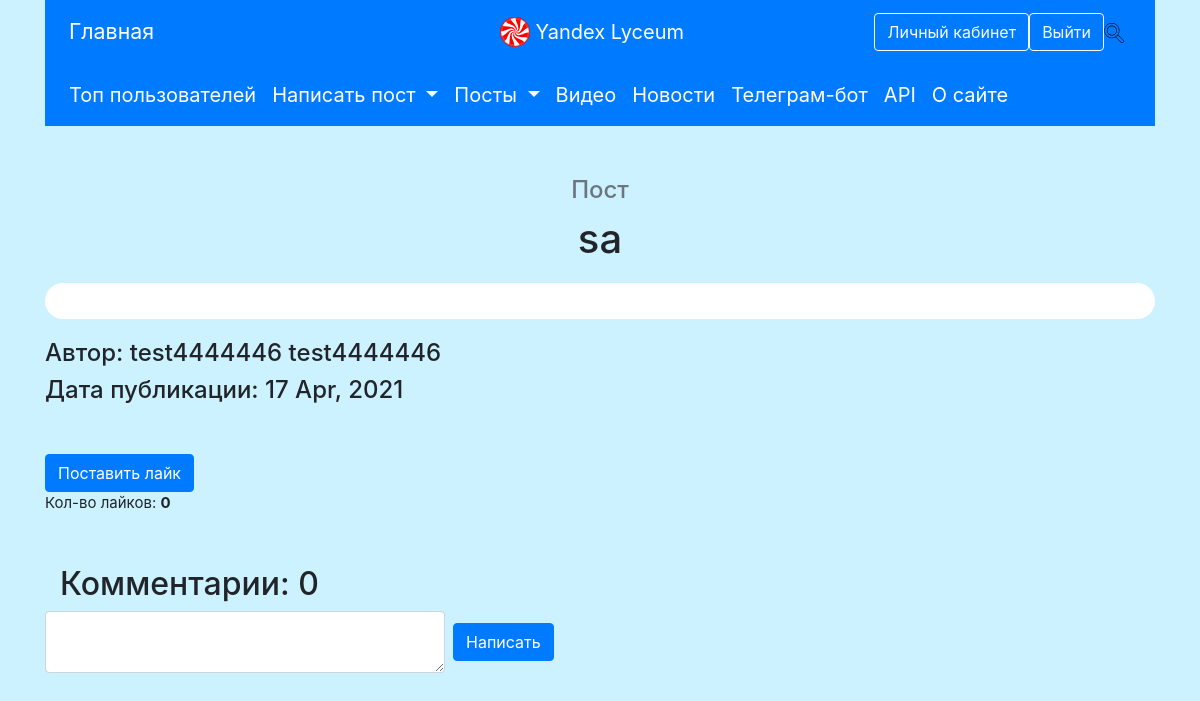
Page /posts/11 (signed in) on the committed database.
### data/posts.py (models this page shows, shortened)
class Post(SqlAlchemyBase, SerializerMixin):
    __tablename__ = 'posts'
    id = sqlalchemy.Column(sqlalchemy.Integer,
                           primary_key=True, autoincrement=True)
    author_id = sqlalchemy.Column(sqlalchemy.Integer,
                                  sqlalchemy.ForeignKey('users.id'))
    title = sqlalchemy.Column(sqlalchemy.String)
    content = sqlalchemy.Column(sqlalchemy.String, nullable=True)
    created_date = sqlalchemy.Column(sqlalchemy.DateTime,
                                     default=datetime.datetime.now)
    icon = sqlalchemy.Column(sqlalchemy.String, default='default.jpg')
    author = orm.relation('User')
    categories = orm.relation("Category",
                              secondary="association",
                              backref="posts")
    likes_ = orm.relation('User', secondary='likes')
    def is_like(self, user):
        return user in self.likes_

### data/users.py (models this page shows, shortened)
class User(SqlAlchemyBase, UserMixin, SerializerMixin):
    __tablename__ = 'users'
    id = sqlalchemy.Column(sqlalchemy.Integer,
                           primary_key=True, autoincrement=True)
    surname = sqlalchemy.Column(sqlalchemy.String, nullable=True)
    name = sqlalchemy.Column(sqlalchemy.String, nullable=True)
    about = sqlalchemy.Column(sqlalchemy.String, nullable=True)
    email = sqlalchemy.Column(sqlalchemy.String,
                              index=True, unique=True, nullable=True)
    hashed_password = sqlalchemy.Column(sqlalchemy.String, nullable=True)
    icon = sqlalchemy.Column(sqlalchemy.String, default='default_user.png')
    posts = orm.relation("Post", back_populates='author')
    followed = orm.relationship('User',
                                secondary=followers,
                                primaryjoin=(followers.c.follower_id == id),
                                secondaryjoin=(followers.c.followed_id == id),
                                backref=orm.backref('followers',
                                                    lazy='dynamic'),
                                lazy='dynamic')
    subscribed = orm.relationship('User',
                                  secondary=subscribers,
                                  primaryjoin=(
                                          subscribers.c.subscriber_id == id),
                                  secondaryjoin=(
                                          subscribers.c.subscribed_id == id),
                                  backref=orm.backref('subscribers',
                                                      lazy='dynamic'),
                                  lazy='dynamic')
    liked_posts = orm.relation('Post', secondary='liked')
    kol_likes = None  # суммарное кол-во лайков за все его посты

### main.py (the view, shortened to what this page needs)
@app.route('/posts/<int:post_id>', methods=['GET', 'POST'])
@login_required
def show_post(post_id):
    form = CommentMainForm()
    second_form = CommentSecondForm()
    db_sess = db_session.create_session()
    post = db_sess.query(Post).get(post_id)
    if not post:
        abort(404)
    if form.submit_main.data and form.validate():
        new_comment = Comment()
        new_comment.text = form.content.data
        new_comment.user_id = current_user.id
        new_comment.to_id = None
        post.comments.append(new_comment)
        db_sess.commit()
        return redirect(f'/posts/{post_id}')
    elif request.method == 'GET':
        comments = post.comments
        reply_id = request.args.get('reply_to')
        html_code = functions.reformat_comments(comments, reply_id=reply_id)
        rendered_html_code = render_template_string(html_code,
                                                    form=second_form)
        return render_template('post.html', title=post.title,
                               post=post, like=post.is_like(current_user),
                               form=form, html_code=rendered_html_code)

### forms/comment.py
class CommentMainForm(FlaskForm):
    content = TextAreaField('Текст комментария', validators=[DataRequired()])
    submit_main = SubmitField('Написать')

class CommentSecondForm(FlaskForm):
    content = TextAreaField('Текст комментария', validators=[DataRequired()])
    submit_second = SubmitField('Написать')

### data/db_session.py (called while the page is built)
def create_session() -> Session:
    global __factory
    return __factory()

### data/functions.py (called while the page is built, shortened)
def reformat_comments(comments: List[Comment], to_id=None, reply_id=None):
    html_code = ''
    need_comments = [c for c in comments if c.to_id == to_id]
    if not need_comments:
        return ''

### main.py (called while the page is built)
@login_manager.user_loader
def load_user(user_id):
    db_sess = db_session.create_session()
    return db_sess.query(User).get(user_id)

### templates/post.html (shortened to what this page needs)
{% extends "base.html" %}
{% block content %}
    <h4 style="text-align: center; margin-bottom: 10px;" class="text-muted">Пост</h4>
    <h1 style="text-align: center; margin-bottom: 20px">{{ post.title }}</h1>
    <div style="background-color: white; border-radius: 20px; padding: 10px 10px;">
    <pre style="font-size: 16pt;">{{ post.content }}</pre></div>
    <div style="margin: 20px 0px;">
    <h4>Автор: {{ post.author.name }} {{ post.author.surname }}</h4>
    <h4>Дата публикации: {{ post.created_date.strftime('%e %b, %Y') }}</h4>
        </div>
    <div style="margin: 50px 0px;">
    {% if not like %}
    <a class="btn btn-primary" href="/posts/{{ post.id }}/like">
       Поставить лайк</a>
    {% elif not is_cur_user %}
    <a class="btn btn-danger" href="/posts/{{ post.id }}/dislike">
        Убрать лайк</a>
    {% endif %}
    <p>Кол-во лайков: <b>{{ post.likes_ | length }}</b></p>
    </div>
    <h2>Комментарии: {{post.comments | length}}</h2>
    <form action="" method="post" class="form-inline pb-2">
        <p>
            {{ form.content(class="form-control", style="width: 400px;") }}
        </p>
        <p>{{ form.submit_main(type="submit", class="btn btn-primary m-2") }}</p>
</form>
{% endblock %}

### static/css/style.css (style rules this page uses)
body { background-color: #ccf2ff; }
h2 { text-indent: 15px; }
pre, p { font-size: 15px; }
.text-muted, a.text-muted:hover, a.text-muted:focus { color: #acacac; }

### rows in the picture
Post: title "sa", created_date "17 Apr, 2021"
User: author.name "test4444446", author.surname "test4444446"

### other values in the picture
{{ post.likes_ | length }} "0"
{{ post.comments | length }} "0"
